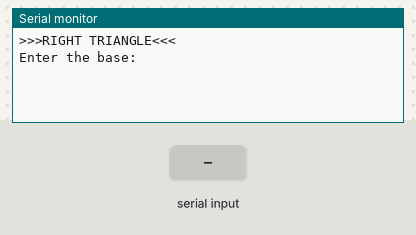
Recording of a sketch running on a simulated Arduino Uno, built with avr-gcc and run on an emulated ATmega328P. Parts: the last lines printed to the serial monitor. The test bench sets the inputs (shaded band).

Above: at 1.2 s.
1.3 s: "90,45\n" received over Serial
At 2.62 s:
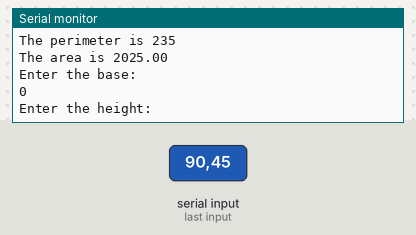
2.8 s: "30,150\n" received over Serial
At 4.3 s:
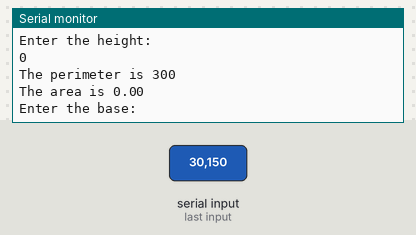
Timing chart, 0 to 5.8 s (numbered marks = the images above; inputs shaded):
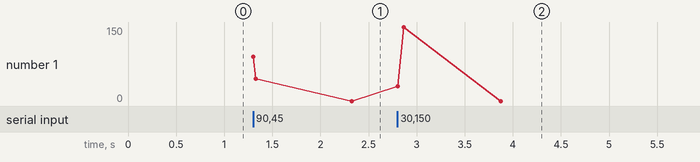

The sketch:

triangle.ino
```cpp
void setup() {
  // put your setup code here, to run once:
  Serial.begin(9600);
  Serial.println(">>>RIGHT TRIANGLE<<<");
}

void loop() {
  // put your main code here, to run repeatedly:
  Serial.println();
  Serial.println("Enter the base:");
  while(!Serial.available());
  int x = Serial.parseInt();
  Serial.println(x);
  Serial.flush();
  Serial.println("Enter the height:");
  while(!Serial.available());
  int y = Serial.parseInt();
  Serial.println(y);
  int a = x*x;
  int b = y*y;
  int c = a + b;

  c= sqrt(c);
  Serial.print("The perimeter is ");
  Serial.println(x + y + c);
  float area= 0.5 *x*y;

  Serial.print("The area is ");
  Serial.println(area);


}
```

Measured:
- after the input at 1.3 s, the serial monitor: prints a new line at once (image 1)
- after the input at 2.8 s, the serial monitor: prints a new line at once (image 2)
